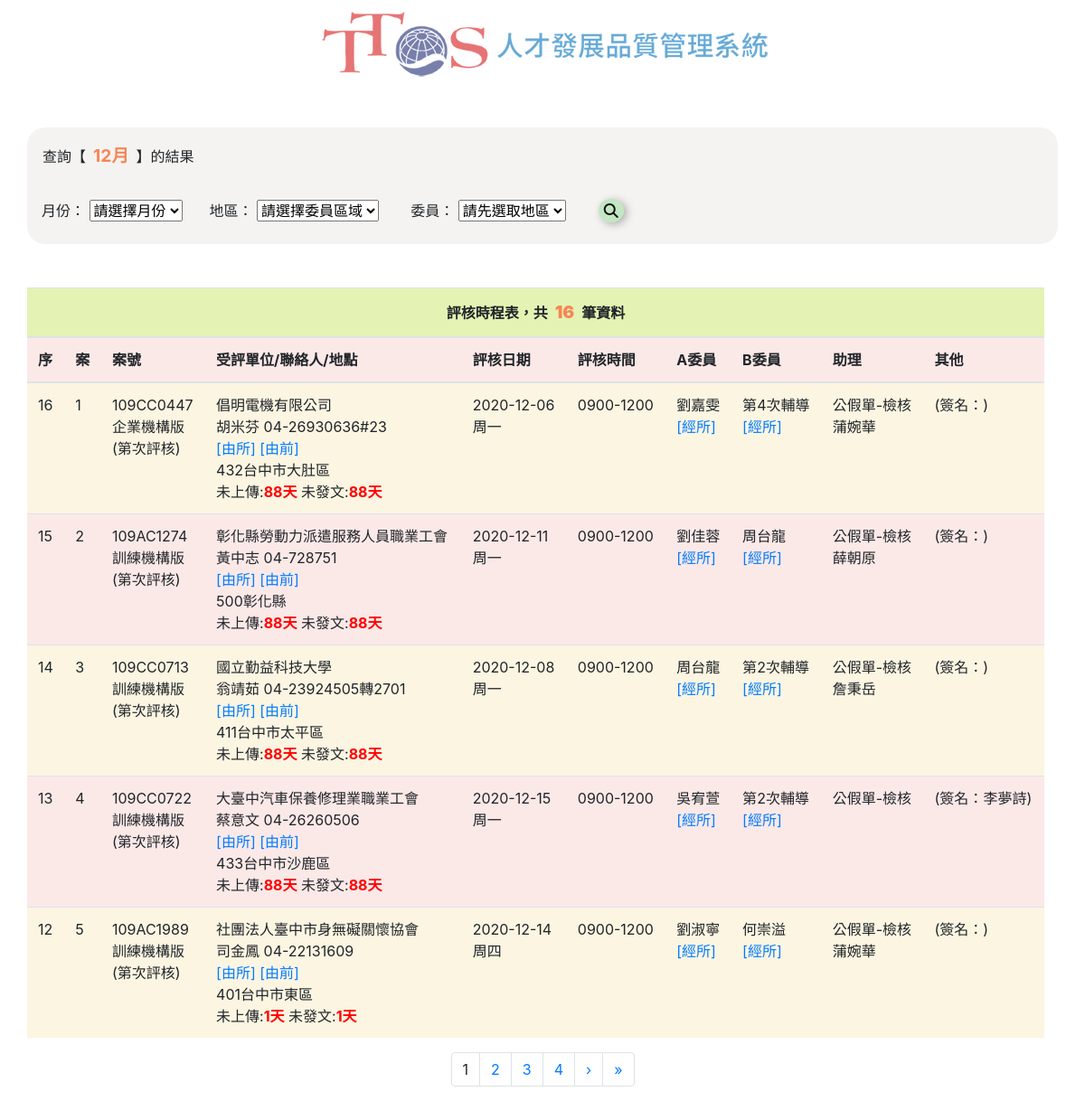
The page / on the database its author committed.
### tables this page shows
CREATE TABLE `case_number` (
  `c_id` int(11) NOT NULL,
  `c_no` varchar(10) NOT NULL COMMENT '案號',
  `c_com_a` varchar(10) NOT NULL COMMENT '委員A',
  `c_com_b` varchar(10) NOT NULL COMMENT '委員B',
  `c_ass` varchar(10) NOT NULL COMMENT '助理',
  `c_job` varchar(10) NOT NULL COMMENT '發文/上傳',
  `c_sign` varchar(10) NOT NULL COMMENT '簽名'
);

CREATE TABLE `object` (
  `ob_id` int(11) NOT NULL,
  `ob_ver` enum('企業機構版','訓練機構版','外訓版','辦訓能力檢核表') NOT NULL COMMENT '評核版本',
  `ob_office` varchar(20) NOT NULL COMMENT '受評單位',
  `ob_add_c` varchar(20) NOT NULL COMMENT '公司地址',
  `ob_ass_a` varchar(20) NOT NULL COMMENT '諮詢地址',
  `ob_count` varchar(10) NOT NULL COMMENT '輔導次數',
  `ob_evcount` varchar(10) NOT NULL COMMENT '評核次數',
  `ob_no` varchar(10) NOT NULL COMMENT '案號',
  `ob_con_name` varchar(10) NOT NULL COMMENT '聯絡人'
);

CREATE TABLE `contact` (
  `con_id` int(11) NOT NULL,
  `con_name` varchar(10) NOT NULL COMMENT '聯絡人姓名',
  `con_title` varchar(10) NOT NULL COMMENT '聯絡人職稱',
  `con_phone` varchar(20) NOT NULL COMMENT '聯絡人電話',
  `con_email` varchar(64) NOT NULL COMMENT '聯絡人email',
  `con_no` varchar(10) NOT NULL COMMENT '案號'
);

CREATE TABLE `job` (
  `job_id` int(11) NOT NULL,
  `job_upload` varchar(10) NOT NULL COMMENT '結案上傳',
  `job_closed` varchar(10) NOT NULL COMMENT '結案發文',
  `job_ps` varchar(255) NOT NULL COMMENT '備註'
);

CREATE TABLE `date` (
  `d_id` int(11) NOT NULL,
  `d_date` date NOT NULL COMMENT '評核日期',
  `d_week` varchar(10) NOT NULL COMMENT '評核星期',
  `d_per` varchar(10) NOT NULL COMMENT '評核時段',
  `d_no` varchar(10) NOT NULL COMMENT '案號'
);

CREATE TABLE `committee_a` (
  `com_a_id` int(11) NOT NULL,
  `com_a` varchar(10) NOT NULL COMMENT '委員a',
  `com_area` int(10) NOT NULL COMMENT '區域',
  `com_a_addr` varchar(20) NOT NULL COMMENT '地址',
  `com_a_mail` varchar(20) NOT NULL COMMENT 'Email'
);

CREATE TABLE `assistant` (
  `ass_id` int(11) NOT NULL,
  `ass_actual` varchar(10) NOT NULL COMMENT '實際助理',
  `ass_sign` varchar(10) NOT NULL COMMENT '簽單助理',
  `ass_acc` varchar(10) NOT NULL COMMENT '陪同助理',
  `ass_addr` varchar(20) NOT NULL COMMENT '地址',
  `ass_mail` varchar(20) NOT NULL COMMENT 'Email'
);

CREATE TABLE `committee_b` (
  `com_b_id` int(11) NOT NULL,
  `com_b` varchar(10) NOT NULL COMMENT '委員b',
  `com_b_addr` varchar(10) NOT NULL COMMENT '地址',
  `com_b_mail` varchar(20) NOT NULL COMMENT 'Email'
);

### index.php (the view, shortened to what this page needs)
<?php
require_once "connMysql.php";
$pageRow_records = 5;
$num_pages = 1;
$startRow_records = ($num_pages - 1) * $pageRow_records;
$now_date = date("Y-m-d");
$date_arr = explode("-", $now_date);
$now_month = $date_arr[1];
$sql_query_search = "SELECT case_number.c_no, case_number.c_id, case_number.c_sign, object.ob_office, object.ob_ver, object.ob_add_c, object.ob_count, object.ob_evcount, committee_a.com_a, committee_a.com_a_addr, committee_a.com_a_mail, committee_b.com_b, committee_b.com_b_addr, committee_b.com_b_mail, assistant.ass_actual, assistant.ass_addr, assistant.ass_mail, `date`.d_date, `date`.`d_week`, `date`.`d_per`, contact.con_name, contact.con_phone,  contact.con_email, job.job_upload, job.job_closed FROM case_number JOIN committee_a ON committee_a.com_a_id = case_number.c_com_a LEFT OUTER JOIN committee_b ON committee_b.com_b_id = case_number.c_com_b LEFT OUTER JOIN assistant ON case_number.c_ass = assistant.ass_id LEFT OUTER JOIN object ON object.ob_no = case_number.c_id JOIN `date` ON `date`.`d_no` = case_number.c_id LEFT OUTER JOIN contact ON contact.con_id = object.ob_con_name LEFT OUTER JOIN job ON case_number.c_job = job.job_id";
if ((isset($_SESSION["action"]) && $_SESSION["action"] == "search") || ($_GET["page"] && isset($_SESSION["action"]) && $_SESSION["action"] == "search")) {
	if (isset($_SESSION["month"]) && isset($_SESSION["name"])) {
		$condition_query_search = "{$sql_query_search} WHERE (d_date LIKE ? AND committee_a.com_a = ?) OR (d_date LIKE ? AND committee_b.com_b = ?) ORDER BY case_number.c_id ASC";
		$limit_query_search = "{$condition_query_search} LIMIT {$startRow_records}, {$pageRow_records}";
		$stmt_limit = $db_link->prepare($limit_query_search);
		$stmt_limit->bind_param("ssss", $s_month, $s_name, $s_month, $s_name);
		$s_month = "%-" . $_SESSION["month"] . "-%";
		$s_name = $_SESSION["name"];
		$all_RecBoard = $db_link->query("{$sql_query_search} WHERE (d_date LIKE '{$s_month}' AND committee_a.com_a = '{$s_name}') OR (d_date LIKE '{$s_month}' AND committee_b.com_b = '{$s_name}')");
		$total_rec = $all_RecBoard->num_rows;
		$stmt_limit->execute();
		$stmt_limit->bind_result($caseno, $casecid, $csign, $oboffice, $obver, $obaddc, $obcount, $obevcount, $coma, $comaaddr, $comamail, $comb, $combaddr, $combmail, $assactual, $assaddr, $assmail, $ddate, $dweek, $dper, $conname, $conphone, $conemail, $jobupload, $jobclosed);
		$show_month = $_SESSION["month"];
	} else {
		$condition_query_search = "{$sql_query_search} WHERE d_date LIKE ? OR committee_a.com_a = ? OR committee_b.com_b = ? ORDER BY case_number.c_id ASC";
		$limit_query_search = "{$condition_query_search} LIMIT {$startRow_records}, {$pageRow_records}";
		$stmt_limit = $db_link->prepare($limit_query_search);
		$stmt_limit->bind_param("sss", $s_month, $s_name, $s_name);
		if (empty($_SESSION["month"])) {
			$s_month = $_SESSION["month"];
		} else {
			$s_month = "%-" . $_SESSION["month"] . "-%";
		}
		$s_name = $_SESSION["name"];
		$all_RecBoard = $db_link->query("{$sql_query_search} WHERE d_date LIKE '{$s_month}' OR committee_a.com_a = '{$s_name}' OR committee_b.com_b = '{$s_name}'");
		$total_rec = $all_RecBoard->num_rows;
		$stmt_limit->execute();
		$stmt_limit->bind_result($caseno, $casecid, $csign, $oboffice, $obver, $obaddc, $obcount, $obevcount, $coma, $comaaddr, $comamail, $comb, $combaddr, $combmail, $assactual, $assaddr, $assmail, $ddate, $dweek, $dper, $conname, $conphone, $conemail, $jobupload, $jobclosed);
		$show_month = $_SESSION["month"];
	}
} else {
	$condition = "{$sql_query_search} WHERE d_date LIKE ? ORDER BY case_number.c_id ASC";
	$limit_query = "{$condition} LIMIT {$startRow_records}, {$pageRow_records}";
	$stmt_limit = $db_link->prepare($limit_query);
	$stmt_limit->bind_param("s", $s_month);
	$s_month = "%-" . $now_month . "-%";
	$all_RecBoard = $db_link->query("{$sql_query_search} WHERE d_date LIKE '{$s_month}'");
	$total_rec = $all_RecBoard->num_rows;
	$stmt_limit->execute();
	$stmt_limit->bind_result($caseno, $casecid, $csign, $oboffice, $obver, $obaddc, $obcount, $obevcount, $coma, $comaaddr, $comamail, $comb, $combaddr, $combmail, $assactual, $assaddr, $assmail, $ddate, $dweek, $dper, $conname, $conphone, $conemail, $jobupload, $jobclosed);
	$show_month = $now_month;
}
$total_pages = ceil($total_rec / $pageRow_records);
?>
<!DOCTYPE html>
<html lang="zh-tw">
<head>
	<link rel="stylesheet" href="https://stackpath.bootstrapcdn.com/bootstrap/4.1.3/css/bootstrap.min.css">
	<link rel="stylesheet" type="text/css" href="custom.css">
</head>
<body>
	<div id="all" class="container">
		<div class="row  justify-content-center">
			<div align="center"><img src="logo_1211.png" class="img-fluid" alt="Responsive image"></div>
			<div class="col-lg-12 searchbar">
				<form action="" method="post" name="form1" class="table-responsive">
					<table class="conatiner">
						<tbody class="row align-items-center">
							<tr class="col-lg-12 mb-3">
								<td class="d-lg-table-cell">
									<?php if (!empty($show_month)) {
										if (empty($_SESSION["name"])) {
											echo '查詢【<span class="clr">' . $show_month . '月</span>】的結果';
										} else {
											echo '查詢【<span class="clr">' . $show_month . '月</span>】【<span class="clr">' . $_SESSION["name"] . '</span>】的結果';
										}
									} elseif (!empty($_SESSION["name"])) {
										echo '查詢【<span class="clr">' . $_SESSION["name"] . '</span>】的結果';
									} else {
										echo '<span class="clr">尚未選擇查詢條件！</span>';
									}
									?>
								</td>
							</tr>
							<tr class="col-lg-12 row">
								<td class="col-lg-3 col-md-12 col-sm-12 mt-md-3 mt-sm-3">
									<label for="month" class="d-none d-lg-inline-flex">月份：</label>
									<select name="month" id="month">
										<option disabled selected value="">請選擇月份</option>
									</select>
								</td>
								<td class="col-lg-4 col-md-12 col-sm-12 mt-md-3 mt-sm-3">
									<label for="area" class="d-none d-lg-inline-flex">地區：</label>
									<select name="area" id="area">
										<option disabled selected value="">請選擇委員區域</option>
									</select>
								</td>
								<td class="col-lg-4 col-md-12 col-sm-12 mt-md-3 mt-sm-3">
									<label for="name" class="d-none d-lg-inline-flex">委員：</label>
									<select name="name" id="name">
										<option disabled selected value="">請先選取地區</option>
									</select>
								</td>
								<td class="col-lg-1 col-md-12 col-sm-12 mt-md-3 mt-sm-3 searchbtn d-lg-table">
									<input type="submit" id="button" value="&#xf002">
								</td>
							</tr>
						</tbody>
					</table>
				</form>
			</div>
			<div class="col-lg-12 container">
				<div class="row justify-content-center table-responsive">
					<table class="table content">
						<thead>
							<tr>
								<th class="text-center" colspan="10">評核時程表，共<span class="clr"><?php echo $total_rec; ?></span>筆資料</th>
							</tr>
							<tr>
								<th class="d-none d-lg-table-cell">序</th>
								<th class="d-none d-lg-table-cell">案</th>
								<th class="d-none d-lg-table-cell">案號</th>
								<th class="d-lg-table-cell">受評單位/聯絡人/地點</th>
								<th class="d-lg-table-cell">評核日期</th>
								<th class="d-lg-table-cell">評核時間</th>
								<th class="d-lg-table-cell">A委員</th>
								<th class="d-lg-table-cell">B委員</th>
								<th class="d-none d-lg-table-cell">助理</th>
								<th class="d-none d-lg-table-cell">其他</th>
							</tr>
						</thead>
						<tbody>
							<?php while ($stmt_limit->fetch()) { ?>
								<tr>
									<td class="d-none d-lg-table-cell"><?php echo $_SESSION["total"]--; ?></td>
									<td class="d-none d-lg-table-cell"><?php echo $casecid; ?></td>
									<td class="d-none d-lg-table-cell">
										<?php echo $caseno; ?><br><?php echo $obver; ?><br>(第<?php echo $obevcount; ?>次評核)
									</td>
									<td class="d-lg-table-cell">
										<?php echo $oboffice; ?><br><?php echo $conname; ?>&nbsp;<?php echo $conphone; ?><br><a href="https://www.google.com/maps/dir/?api=1&origin=台中市東區仁和路482號&destination=<?php echo $obaddc; ?>&travelmode=driving" target="_blank">[由所]</a>&nbsp;<a href="https://www.google.com/maps/search/?api=1&query=<?php echo $obaddc; ?>&travelmode=driving" target="_blank">[由前]</a><br><?php echo $obaddc; ?><br>未上傳:<span style="color: red;font-weight: bolder;"><?php echo $jobupload; ?></span>&nbsp;未發文:<span style="color: red;font-weight: bolder;"><?php echo $jobclosed; ?></span>
									</td>
									<td class="d-lg-table-cell">
										<?php echo $ddate; ?><br><?php echo $dweek; ?>
									</td>
									<td class="d-lg-table-cell">
										<?php echo $dper; ?>
									</td>
									<td class="d-lg-table-cell">
										<?php echo $coma; ?>
										<br><?php echo $comaaddr; ?>
										<a href="https://www.google.com/maps/dir/?api=1&origin=<?php echo $comaaddr; ?>&waypoints=台中市東區仁和路482號&destination=<?php echo $obaddc; ?>&travelmode=driving" target="_blank">[經所]
										</a>
										<br><?php echo $comamail; ?>
									</td>
									<?php if (!empty($obcount)) {  ?>
										<td class="d-lg-table-cell">
											第<?php echo $obcount; ?>次輔導
											<br><?php echo $combaddr; ?>
											<a href="https://www.google.com/maps/dir/?api=1&origin=<?php echo $combaddr; ?>&waypoints=台中市東區仁和路482號&destination=<?php echo $obaddc; ?>&travelmode=driving" target="_blank">[經所]
											</a>
											<br><?php echo $combmail; ?>
										<?php } else { ?>
										<td class="d-lg-table-cell">
											<?php echo $comb; ?>
											<br><?php echo $combaddr; ?>
											<a href="https://www.google.com/maps/dir/?api=1&origin=<?php echo $combaddr; ?>&waypoints=台中市東區仁和路482號&destination=<?php echo $obaddc; ?>&travelmode=driving" target="_blank">[經所]
											</a>
											<br><?php echo $combmail; ?>
										<?php } ?>
										</td>
										<td class="d-none d-lg-table-cell">
											公假單-檢核
											<br><?php echo $assactual; ?>
											<br><?php echo $assaddr; ?>
											<br><?php echo $assmail; ?>
										</td>
										<td class="d-none d-lg-table-cell">
											<?php if (empty($assactual)) {
												echo '(簽名：' . $csign . ')';
											} else {
												echo '(簽名：)';
											} ?>
										</td>
								</tr>
							<?php }
							?>
						</tbody>
					</table>
				</div>
			</div>
			<nav aria-label="Page navigation example col-lg-12">
				<ul class="pagination">
					<?php for ($i = 1; $i <= $total_pages; $i++) {
						if ($i == $num_pages) {
							echo '<li class="page-item"><a class="page-link">' . $i . '</a></li>';
						} else {
							echo '<li class="page-item"><a class="page-link" href="?page=' . $i . '">' . $i . '</a><input type="hidden" name="action" value="search"></li>';
						}
					} ?>
					<?php if ($num_pages < $total_pages) {
					?>
						<li>
							<a class="page-link" href="?page=<?php echo $num_pages + 1; ?>">
								<span aria-hidden="true">&rsaquo;</span>
							</a>
						<li class="page-item">
							<a class="page-link" href="?page=<?php echo $total_pages; ?>" aria-label="Next">
								<span aria-hidden="true">&raquo;</span>
							</a>
						</li>
					<?php } ?>
				</ul>
			</nav>
		</div>
	</div>
</body>
</html>

### custom.css (style rules this page uses)
.col-lg-12, .col-lg-4, .col-lg-3, .col-lg-1 { padding-right: 0; }
.content tr:nth-child(even), .content tr:nth-child(odd) { -webkit-transition: all 0.2s ease-out; -moz-transition: all 0.2s ease-out; -ms-transition: all 0.2s ease-out; -o-transition: all 0.2s ease-out; transition: all 0.2s ease-out; }
html, body { font-size: medium; }
input[type=submit] { font-family: FontAwesome; background-color: #8cd79077; color: #121212; cursor: pointer; border: none; border-radius: 50%; outline-style: none; -webkit-box-shadow: 3px 2px 10px 0px rgba(0, 0, 0, 0.3); box-shadow: 3px 2px 10px 0px rgba(0, 0, 0, 0.3); -webkit-transition: all 0.2s ease-in; -moz-transition: all 0.2s ease-in; -ms-transition: all 0.2s ease-in; -o-transition: all 0.2s ease-in; transition: all 0.2s ease-in; }
.searchbar { background-color: #a79c8e1f; border-radius: 20px; margin: 3em auto; padding: 0.5em; }
form { padding: 0.5em; }
.clr { color: #f68657; font-weight: bolder; font-size: 1.2em; margin: 0 0.5rem; }
.content thead tr:first-child { background-color: #cbe86b83; }
.content tr:nth-child(odd) { background-color: #f8ecc98a; }
.content tr:nth-child(even) { background-color: #f1bbba54; }
.col-lg-4 { flex: 0 0 30%; }

### rows shown on the page
case_number: c_id "1", c_no "109CC0447", object.ob_ver "企業機構版", object.ob_office "倡明電機有限公司", contact.con_name "胡米芬", contact.con_phone "04-26930636#23", object.ob_add_c "432台中市大肚區", job.job_upload "88天", job.job_closed "88天", date.d_date "2020-12-06", date.d_week "周一", date.d_per "0900-1200", committee_a.com_a "劉嘉雯", object.ob_count "4", assistant.ass_actual "蒲婉華", shows "(簽名：)"
case_number: c_id "2", c_no "109AC1274", object.ob_ver "訓練機構版", object.ob_office "彰化縣勞動力派遣服務人員職業工會", contact.con_name "黃中志", contact.con_phone "04-728751", object.ob_add_c "500彰化縣", job.job_upload "88天", job.job_closed "88天", date.d_date "2020-12-11", date.d_week "周一", date.d_per "0900-1200", committee_a.com_a "劉佳蓉", committee_b.com_b "周台龍", assistant.ass_actual "薛朝原", shows "(簽名：)"
case_number: c_id "3", c_no "109CC0713", object.ob_ver "訓練機構版", object.ob_office "國立勤益科技大學", contact.con_name "翁靖茹", contact.con_phone "04-23924505轉2701", object.ob_add_c "411台中市太平區", job.job_upload "88天", job.job_closed "88天", date.d_date "2020-12-08", date.d_week "周一", date.d_per "0900-1200", committee_a.com_a "周台龍", object.ob_count "2", assistant.ass_actual "詹秉岳", shows "(簽名：)"
case_number: c_id "4", c_no "109CC0722", object.ob_ver "訓練機構版", object.ob_office "大臺中汽車保養修理業職業工會", contact.con_name "蔡意文", contact.con_phone "04-26260506", object.ob_add_c "433台中市沙鹿區", job.job_upload "88天", job.job_closed "88天", date.d_date "2020-12-15", date.d_week "周一", date.d_per "0900-1200", committee_a.com_a "吳宥萱", object.ob_count "2", c_sign "李夢詩"
case_number: c_id "5", c_no "109AC1989", object.ob_ver "訓練機構版", object.ob_office "社團法人臺中市身無礙關懷協會", contact.con_name "司金鳳", contact.con_phone "04-22131609", object.ob_add_c "401台中市東區", job.job_upload "1天", job.job_closed "1天", date.d_date "2020-12-14", date.d_week "周四", date.d_per "0900-1200", committee_a.com_a "劉淑寧", committee_b.com_b "何崇溢", assistant.ass_actual "蒲婉華", shows "(簽名：)"

### other values the page prints
$show_month "12"
$total_rec "16"
